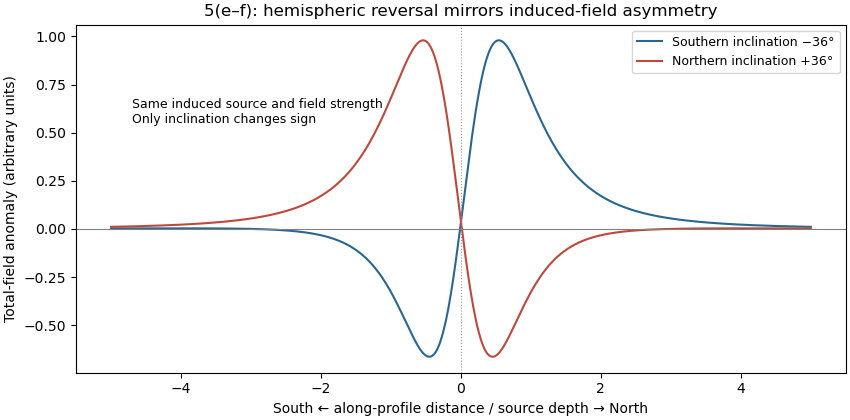

The Python source for this figure:
"""Induced dipole total-field shapes; not an inversion of the exam data."""
from pathlib import Path
import numpy as np
import matplotlib
matplotlib.use("Agg")
import matplotlib.pyplot as plt

x=np.linspace(-5,5,1201)
z=-1.
fig,ax=plt.subplots(figsize=(8.5,4.2),layout="constrained")
for inc,label,col in [(-36,"Southern inclination −36°","#276792"),(36,"Northern inclination +36°","#bd493c")]:
 i=np.deg2rad(inc)
 # N and down components of field and induced moment; receiver is above source.
 dot=np.cos(i)*x+np.sin(i)*z
 anomaly=(3*dot**2/(x*x+z*z)-1)/(x*x+z*z)**1.5
 ax.plot(x,anomaly,label=label,color=col)
ax.axhline(0,color=".5",lw=.8)
ax.axvline(0,color=".6",lw=.8,ls=":")
ax.set(xlabel="South ← along-profile distance / source depth → North",ylabel="Total-field anomaly (arbitrary units)",title="5(e–f): hemispheric reversal mirrors induced-field asymmetry")
ax.legend(fontsize=9)
ax.text(-4.7,.55,"Same induced source and field strength\nOnly inclination changes sign",fontsize=9)
fig.savefig(Path(__file__).with_suffix(".png").name,dpi=100,facecolor="white",transparent=False)
